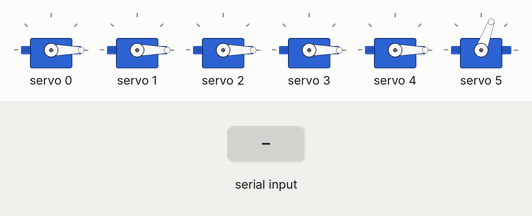
Bench run of a sketch on a simulated Arduino Uno, built with avr-gcc and run on an emulated ATmega328P. Shown: 6 × servo. The test bench sets the inputs (shaded band).

Above: at 6.2 s.
6.3 s: "1\n" received over Serial
At 6.9 s:
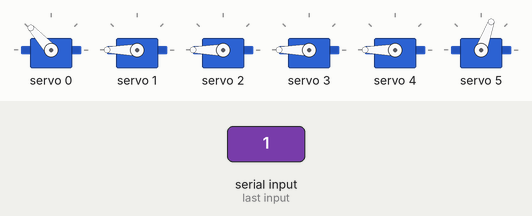
7.8 s: "2\n" received over Serial
At 9.0 s:
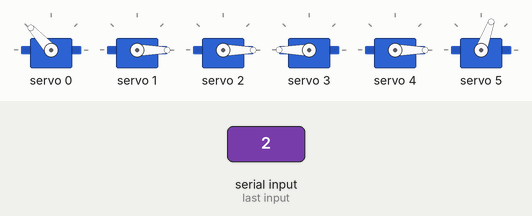
9.3 s: "90,45\n" received over Serial
At 10.5 s:
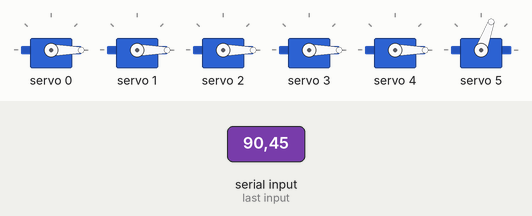
Timing chart, 0 to 12.3 s (numbered marks = the images above; inputs shaded):
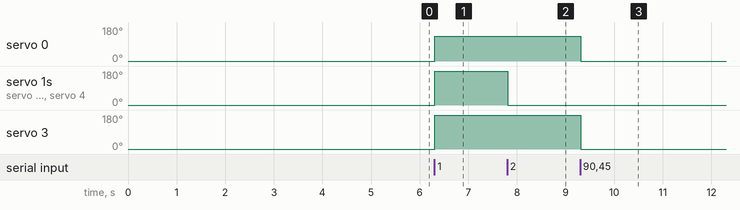

The sketch:

hardware.ino
```cpp
#include <Adafruit_PWMServoDriver.h>

Adafruit_PWMServoDriver board = Adafruit_PWMServoDriver(0x40);

#define SERVOMIN  125
#define SERVOMAX  1250

int rotation_angle = 90; // 0 = left, 90 = middle, 180 = right

int angleToPulse(int ang) {
  int pulse = map(ang, 0, 360, SERVOMIN, SERVOMAX);
  return pulse;
}


void move_hand(int thumb, int index, int middle, int ring, int pinkie) {
  board.setPWM(0, 0, angleToPulse(thumb)); // Thumb
  board.setPWM(1, 0, angleToPulse(index)); // Index
  board.setPWM(2, 0, angleToPulse(middle)); // Middle
  board.setPWM(3, 0, angleToPulse(ring)); // Ring
  board.setPWM(4, 0, angleToPulse(pinkie)); // Pinkie
}

void rotate(int direction) {
  if ((rotation_angle == 0 && direction == -90) || (rotation_angle == 180 && direction == 90)) {
    board.setPWM(5,0,angleToPulse(rotation_angle / 3 * 2));
  }
  else {
  rotation_angle += direction;
  board.setPWM(5,0,angleToPulse(rotation_angle / 3 * 2));
  }
}

void clearSerialBuffer() {
    while (Serial.available() > 0) {
        Serial.read();
    }
}

void setup() {
  board.begin();
  board.setPWMFreq(60);

  // Initialize all servos to rest
  move_hand(0,0,0,0,0);
  rotate(0);

  Serial.begin(9600);
  delay(5000);
}

void loop() {
  clearSerialBuffer();
  while (Serial.available() == 0) {
      // Wait for fresh input
  }
  float movement = Serial.readStringUntil('\n').toFloat();

  switch ((int)movement) {
    case 1: // Clench
      move_hand(110,170,170,170,170);
      break;
    case 2: // Triton
      move_hand(110,0,0,170,0);
      break;
    case 3: // L
      move_hand(0,0,170,170,170);
      break;
    case 4: // Surfer
      move_hand(0, 170, 170, 170, 0);
      break;
    case 8: // Rotate Right
      rotate(90);
      break;
    case 9: // Rotate Left
      rotate(-90);
      break;
    default: // Rest
      move_hand(0,0,0,0,0);
      break;
  }

}
```

Measured:
- after the input at 6.3 s, servo 0: 0° → 132° at once; servo 1–4: 0° → 180° at once
- after the input at 7.8 s, servo 1, servo 2, servo 4: 180° → 0° at once
- after the input at 9.3 s, servo 0: 132° → 0° at once; servo 3: 180° → 0° at once
